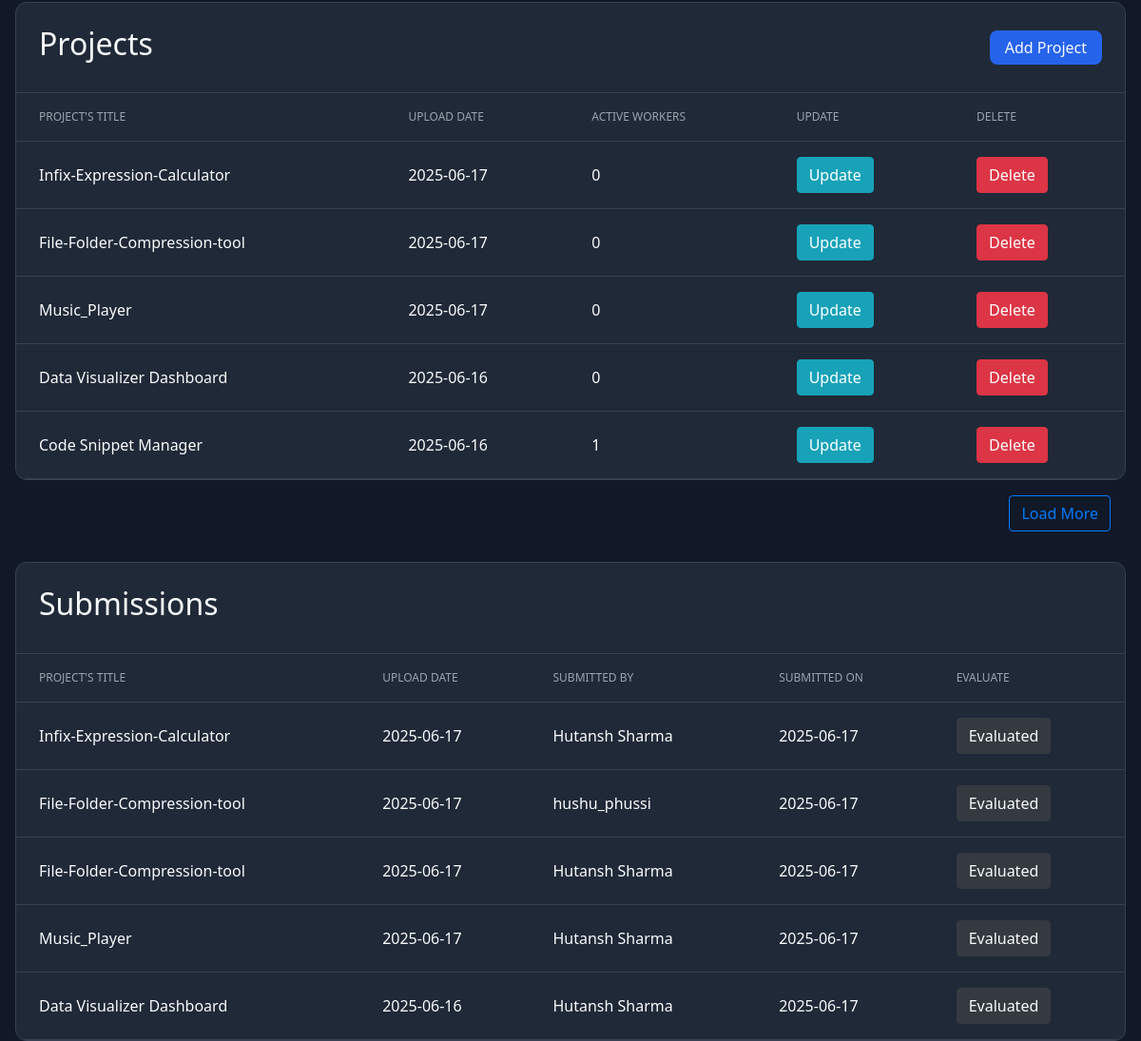
/profile (signed in, middle part), run on an earlier commit of the app's database.
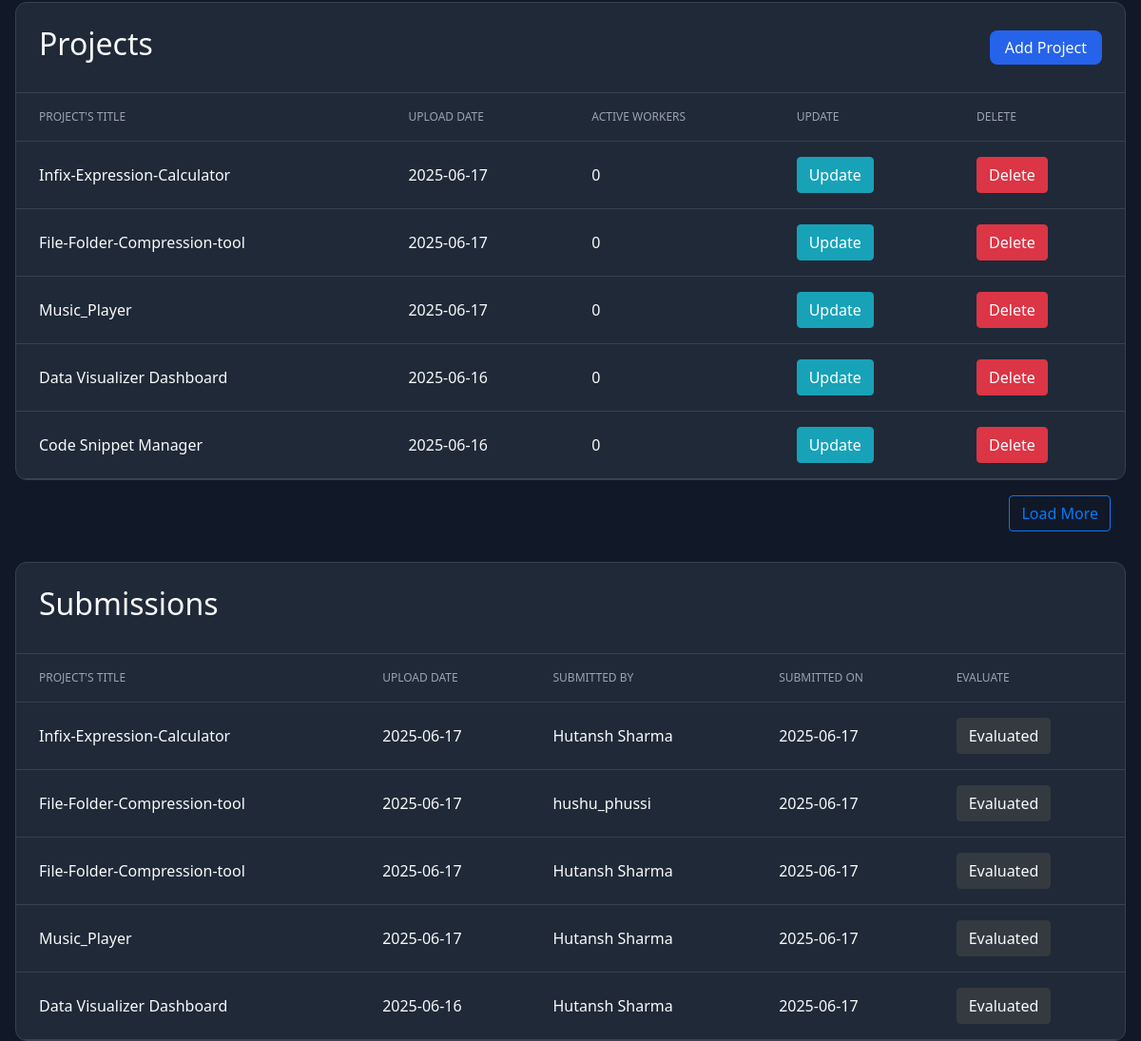
And on a later commit of the database.
### Project/models.py (models this page shows, shortened)
class Project(db.Model):
    id=db.Column(db.Integer,primary_key=True)
    title=db.Column(db.String(100),nullable=False)
    description=db.Column(db.Text,nullable=False)
    skills=db.Column(db.Text,nullable=False)
    descriptive_pdf=db.Column(db.String(80),nullable=False,default='No pdf')
    user_count=db.Column(db.Integer,nullable=False,default=0)
    created_at=db.Column(db.DateTime,nullable=False,default=datetime.utcnow)
    created_by=db.Column(db.Integer,db.ForeignKey('user.id'))
    submission=db.relationship('Submission',backref='project',lazy=True,cascade="all,delete")
    evaluation=db.relationship('Evaluation',backref='project',lazy=True,cascade="all,delete")
    project_taken_by=db.relationship('Project_Taken',backref='project',lazy=True,cascade="all,delete")

### Project/users/routes.py (the view, shortened to what this page needs)
@users.route("/profile")
@login_required
def profile():
    img_src=url_for("static",filename="/profile_pics/"+current_user.profile_picture)
    if current_user.role=='teacher':
        project_loadmore=False
        submission_loadmore=False
        evaluation_loadmore=False
        projects=current_user.project
        if len(projects)>5:
            project_loadmore=True
        submissions=[]
        for i in projects:
            submission=Submission.query.filter_by(project=i).all()
            submissions.extend(submission)
        projects.reverse()
        submissions.reverse()
        if len(submissions)>5:
            submission_loadmore=True
        evaluation=current_user.evaluation
        evaluation.reverse()
        if len(evaluation)>5:
            evaluation_loadmore=True
        return render_template("profile_teacher.html",img_src=img_src,projects=projects[:5],submissions=submissions[:5],
                               evaluation=evaluation[:5],plm=project_loadmore,slm=submission_loadmore,elm=evaluation_loadmore)

### Project/models.py (called while the page is built)
@loginmanager.user_loader
def user_loader(user_id):
    user=User.query.get(user_id)
    return user

### Project/templates/profile_teacher.html (shortened to what this page needs)
{% extends "layout.html" %}
{% block content %}
    <main class="container dashboard">
    <div class="projects-table-outer">
    <div class="projects-table-container">
      <div class="table-header">
        <h2>Projects</h2>
        <a class="button button-diff" href="{{url_for('projects.add_project')}}">Add Project</a>
      </div>
      <div class="table-responsive">
        <table>
          <thead>
            <tr>
              <th>Project's Title</th>
              <th>Upload Date</th>
              <th>Active Workers</th>
              <th>Update</th>
              <th>Delete</th>
            </tr>
          </thead>
          <tbody>
              {% for i in projects %}
              <tr>
                <td>{{i.title}}</td>
                <td>{{i.created_at.strftime("%Y-%m-%d")}}</td>
                <td>{{i.user_count}}</td>
                <td><a class="btn btn-info" href="{{url_for('projects.update_project',project_id=i.id)}}">Update</a></td>
                <td><button type="button" class="btn btn-danger" data-toggle="modal" data-target="#deleteModal">Delete</button>
                </td>
              </tr>
              {% endfor %}
          </tbody>
        </table>
      </div>
    </div>
    <div class="outer-position-btn">
    {% if plm %}
      <a class="btn btn-outline-primary position-btn" href="{{url_for('projects.more_info')}}">Load More</a>
    {% endif %}
    </div>
    </div>
    <div class="projects-table-outer">
    <div class="projects-table-container">
      <div class="table-header">
        <h2>Submissions</h2>
      </div>
      <div class="table-responsive">
        <table>
          <thead>
            <tr>
              <th>Project's Title</th>
              <th>Upload Date</th>
              <th>Submitted by</th>
              <th>Submitted on</th>
              <th>Evaluate</th>
            </tr>
          </thead>
          <tbody>
              {% for i in submissions %}
              <tr>
                <td>{{i.project.title}}</td>
                <td>{{i.project.created_at.strftime("%Y-%m-%d")}}</td>
                <td>{{i.user.username}}</td>
                <td>{{i.submitted_at.strftime("%Y-%m-%d")}}</td>
                {% if i.evaluation %}
                  <td><a class="btn btn-dark" >Evaluated</a></td>
                {% else %}
                  <td><a class="btn btn-outline-success" href="{{url_for('projects.evaluate',id=i.id)}}">Evaluate</a></td>
                {% endif %}
              </tr>
              {% endfor %}
          </tbody>
        </table>
      </div>
    </div>
    </div>
  </main>
{% endblock content %}

What changed in the data, as far as the page shows it:
changed Project "Code Snippet Manager": user_count "1" → "0"
